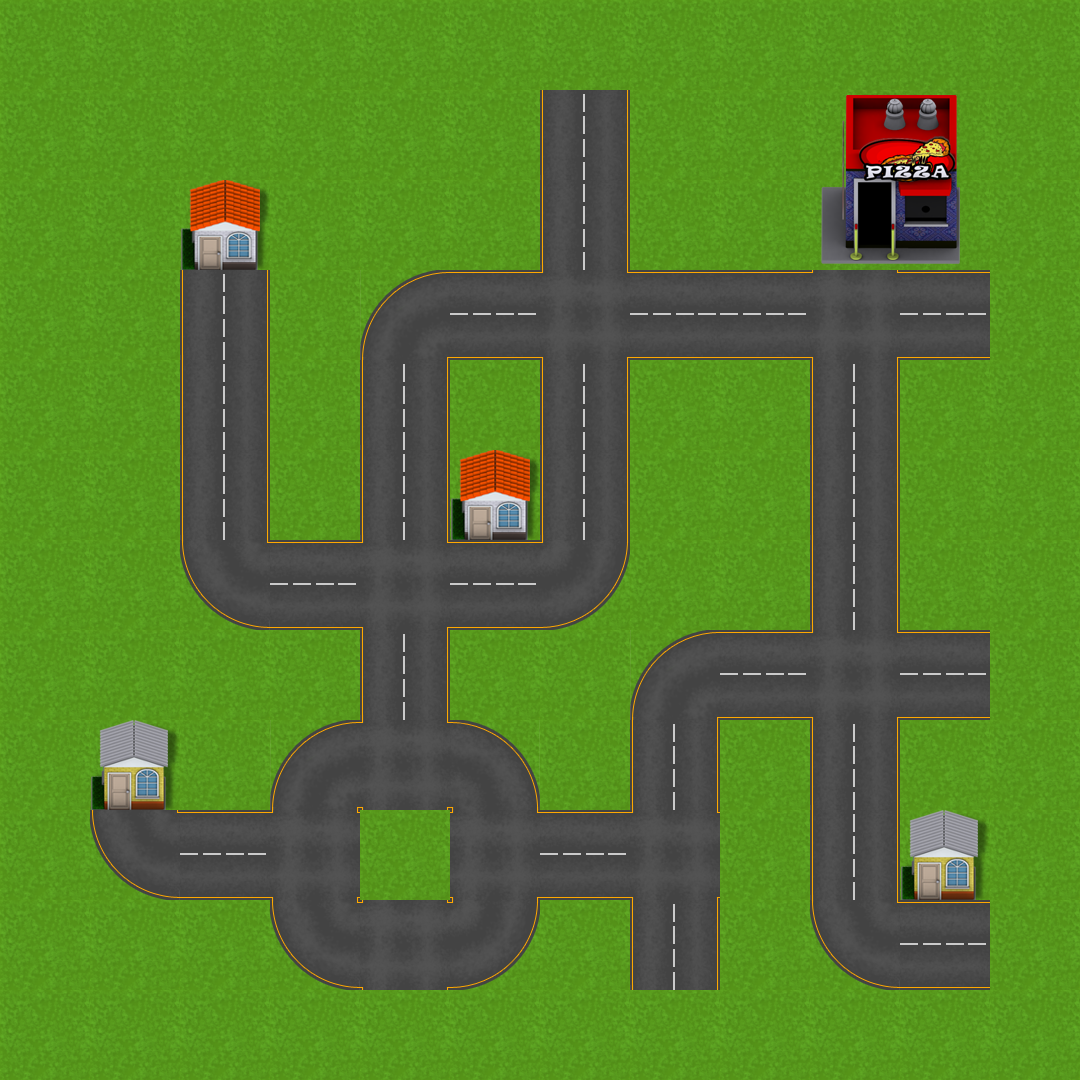

This is a level from a 2D game, rendered from its Tiled map with the project's own tilesets. A one-line summary and the map file follow, with tile-layer data summarised:
An orthogonal 12x12 tile map with 90x90 px tiles, 1 tile layer (Ground) and 5 objects (4x point, start).

<map version="1.0" orientation="orthogonal" width="12" height="12" tilewidth="90" tileheight="90">
 <tileset firstgid="1" name="SokoChuy" tilewidth="90" tileheight="90" spacing="2" margin="1">
  <image source="gfx/tile.png" width="368" height="368" />
  <tile id="0">
   <properties>
    <property name="type" value="square" />
   </properties>
  </tile>
  <tile id="2">
   <properties>
    <property name="type" value="square" />
   </properties>
  </tile>
  <tile id="3">
   <properties>
    <property name="type" value="square" />
   </properties>
  </tile>
  <tile id="6">
   <properties>
    <property name="type" value="square" />
   </properties>
  </tile>
  <tile id="7">
   <properties>
    <property name="type" value="square" />
   </properties>
  </tile>
  <tile id="8">
   <properties>
    <property name="type" value="triangle d" />
   </properties>
  </tile>
  <tile id="9">
   <properties>
    <property name="type" value="triangle c" />
   </properties>
  </tile>
  <tile id="10">
   <properties>
    <property name="type" value="square" />
   </properties>
  </tile>
  <tile id="11">
   <properties>
    <property name="type" value="square" />
   </properties>
  </tile>
  <tile id="12">
   <properties>
    <property name="type" value="triangle b" />
   </properties>
  </tile>
  <tile id="13">
   <properties>
    <property name="type" value="triangle a" />
   </properties>
  </tile>
 </tileset>
 <layer name="Ground" width="12" height="12">
  <properties>
   <property name="text" value="Nyuuuu" />
  </properties>
  <data>[144 cells, 144 non-empty, 14 distinct tile ids]</data>
 </layer>
 <objectgroup name="Objects" width="12" height="12">
  <object name="point" x="448" y="542" width="90" height="90" />
  <object name="start" x="811" y="274" width="90" height="90" />
  <object name="point" x="179" y="273" width="90" height="90" />
  <object name="point" x="90" y="806" width="90" height="90" />
  <object name="point" x="900" y="899" width="90" height="90" />
 </objectgroup>
</map>
